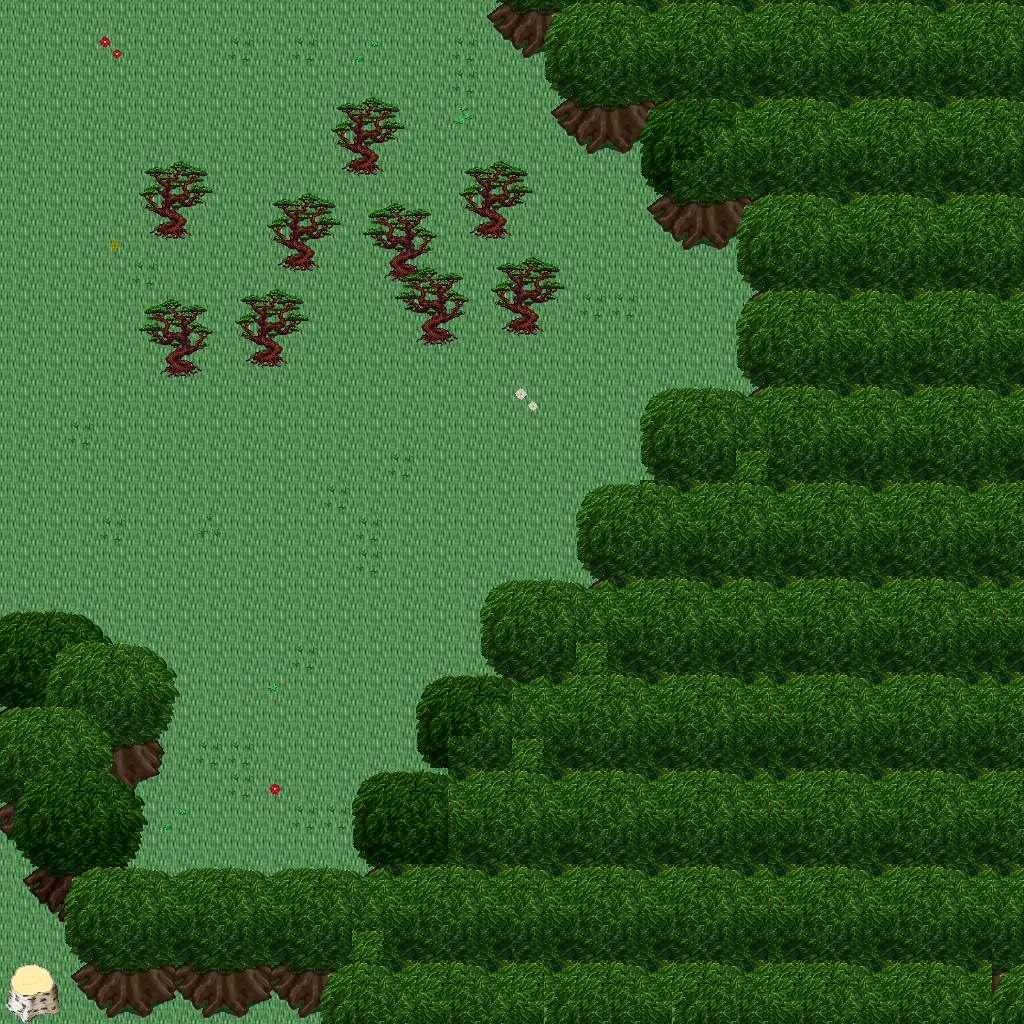

Tiled map render using the project's own tile images. Description and the map definition, with tile-layer contents summarised, below:
An orthogonal 32x32 tile map with 32x32 px tiles, 5 tile layers (Ground, Objects, Objects2, Above, ...), 1 hidden layer not drawn, 19 tilesets.

<map version="1.10" tiledversion="1.11.0" orientation="orthogonal" renderorder="right-down" width="32" height="32" tilewidth="32" tileheight="32" infinite="0" nextlayerid="11" nextobjectid="1">
 <tileset firstgid="1" name="ground_ground" tilewidth="32" tileheight="32" tilecount="33" columns="3">
  <image source="../drawable/ground_ground.png" width="96" height="352" />
 </tileset>
 <tileset firstgid="34" name="plant_grasses" tilewidth="32" tileheight="32" tilecount="6" columns="3">
  <image source="../drawable/plant_grasses.png" width="96" height="64" />
 </tileset>
 <tileset firstgid="40" name="plant_flower_daisy_blue" tilewidth="32" tileheight="32" tilecount="8" columns="2">
  <image source="../drawable/plant_flower_daisy_blue.png" width="64" height="128" />
 </tileset>
 <tileset firstgid="48" name="plant_flower_daisy_yellow" tilewidth="32" tileheight="32" tilecount="8" columns="2">
  <image source="../drawable/plant_flower_daisy_yellow.png" width="64" height="128" />
 </tileset>
 <tileset firstgid="56" name="plant_flower_daisy_red" tilewidth="32" tileheight="32" tilecount="8" columns="2">
  <image source="../drawable/plant_flower_daisy_red.png" width="64" height="128" />
 </tileset>
 <tileset firstgid="64" name="plant_flower_daisy_white" tilewidth="32" tileheight="32" tilecount="8" columns="2">
  <image source="../drawable/plant_flower_daisy_white.png" width="64" height="128" />
 </tileset>
 <tileset firstgid="72" name="logic_collision" tilewidth="32" tileheight="32" tilecount="1" columns="1">
  <image source="../drawable/logic_collision.png" width="32" height="32" />
 </tileset>
 <tileset firstgid="73" name="plant_tree_tree_green" tilewidth="32" tileheight="32" tilecount="88" columns="8">
  <image source="../drawable/plant_tree_tree_green.png" width="256" height="352" />
 </tileset>
 <tileset firstgid="161" name="logic_item_resources" tilewidth="32" tileheight="32" tilecount="6" columns="6">
  <image source="../drawable/logic_item_resources.png" width="192" height="32" />
 </tileset>
 <tileset firstgid="167" name="item_statue_broken_green_column" tilewidth="32" tileheight="32" tilecount="2" columns="1">
  <image source="../drawable/item_statue_broken_green_column.png" width="32" height="64" />
 </tileset>
 <tileset firstgid="169" name="plant_tree_spruce" tilewidth="32" tileheight="32" tilecount="6" columns="2">
  <image source="../drawable/plant_tree_spruce.png" width="64" height="96" />
 </tileset>
 <tileset firstgid="175" name="plant_tree_pine_snowy" tilewidth="32" tileheight="32" tilecount="6" columns="2">
  <image source="../drawable/plant_tree_pine_snowy.png" width="64" height="96" />
 </tileset>
 <tileset firstgid="181" name="logic_creature_ent" tilewidth="32" tileheight="32" tilecount="4" columns="4">
  <image source="../drawable/logic_creature_ent.png" width="128" height="32" />
 </tileset>
 <tileset firstgid="185" name="logic_item_mushroom" tilewidth="32" tileheight="32" tilecount="6" columns="6">
  <image source="../drawable/logic_item_mushroom.png" width="192" height="32" />
 </tileset>
 <tileset firstgid="191" name="plant_star_shaped_plants" tilewidth="32" tileheight="32" tilecount="6" columns="2">
  <image source="../drawable/plant_star_shaped_plants.png" width="64" height="96" />
 </tileset>
 <tileset firstgid="197" name="plant_tree_tree_darkgreen" tilewidth="32" tileheight="32" tilecount="88" columns="8">
  <image source="../drawable/plant_tree_tree_darkgreen.png" width="256" height="352" />
 </tileset>
 <tileset firstgid="285" name="plant_stump_stump_pale_brown" tilewidth="32" tileheight="32" tilecount="4" columns="2">
  <image source="../drawable/plant_stump_stump_pale_brown.png" width="64" height="64" />
 </tileset>
 <tileset firstgid="289" name="plant_tree_umbrella_thorn" tilewidth="32" tileheight="32" tilecount="18" columns="6">
  <image source="../drawable/plant_tree_umbrella_thorn.png" width="192" height="96" />
 </tileset>
 <tileset firstgid="307" name="logic_item_fruits" tilewidth="32" tileheight="32" tilecount="16" columns="8">
  <image source="../drawable/logic_item_fruits.png" width="256" height="64" />
 </tileset>
 <layer id="1" name="Ground" width="32" height="32">
  <data>[1024 cells, 1024 non-empty, 1 distinct tile ids]</data>
 </layer>
 <layer id="2" name="Objects" width="32" height="32">
  <data>[1024 cells, 318 non-empty, 41 distinct tile ids]</data>
 </layer>
 <layer id="3" name="Objects2" width="32" height="32">
  <data>[1024 cells, 5 non-empty, 5 distinct tile ids]</data>
 </layer>
 <layer id="4" name="Above" width="32" height="32">
  <data>[1024 cells, 583 non-empty, 60 distinct tile ids]</data>
 </layer>
 <layer id="5" name="Above2" width="32" height="32">
  <data>[1024 cells, 55 non-empty, 35 distinct tile ids]</data>
 </layer>
 <layer id="6" name="Walkable" width="32" height="32" visible="0">
  <data>[1024 cells, 516 non-empty, 1 distinct tile ids]</data>
 </layer>
 <objectgroup id="7" name="Mapevents" />
 <objectgroup id="8" name="Spawn" />
 <objectgroup id="9" name="Keys" />
 <objectgroup id="10" name="Replace" />
</map>
